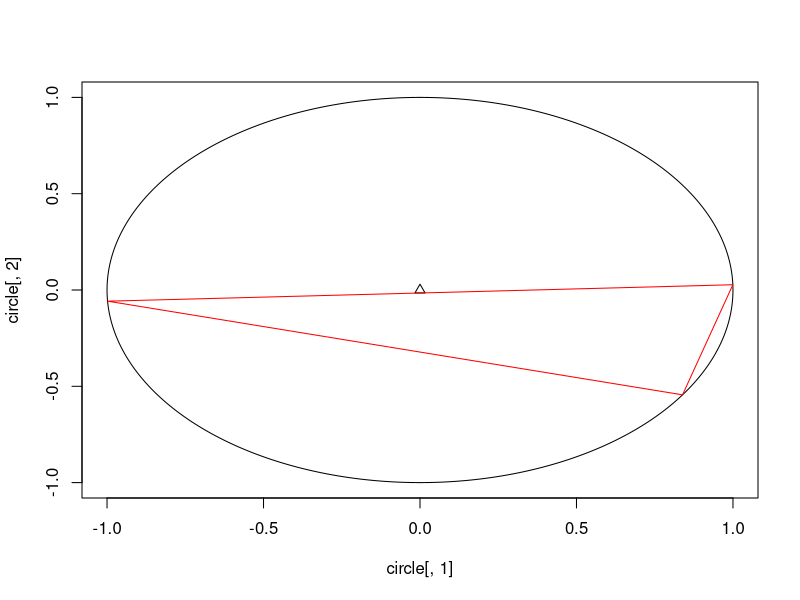
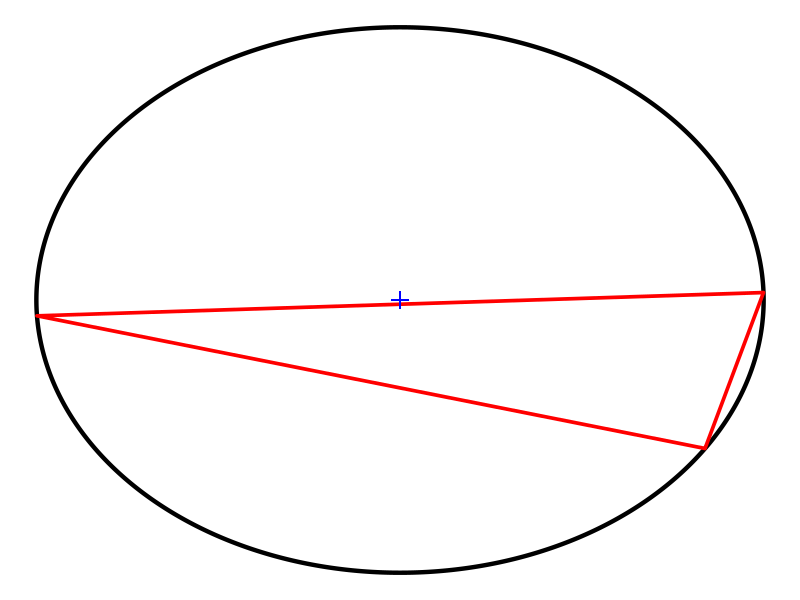
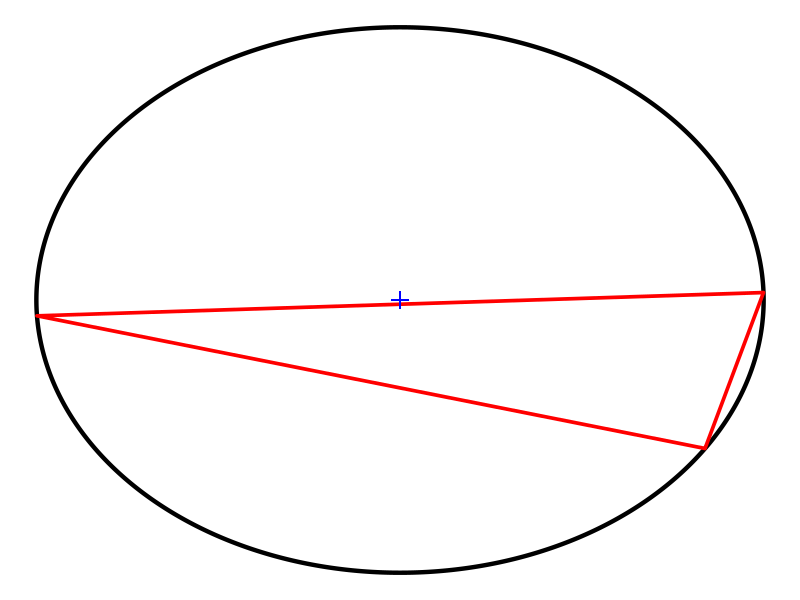

Write the R code that produced these figures, in order.
library(ggplot2)
library(sp)

random_points_on_circle <- function(n_points) {
    theta <- runif(n=n_points, min=0, max=2*pi)
    return(cbind(cos(theta), sin(theta)))
}

triangle_points <- random_points_on_circle(3)

theta_seq <- seq(0, 2*pi, length.out=1000)
circle <- cbind(cos(theta_seq), sin(theta_seq))

plot(circle[, 1], circle[, 2], type="l")
points(0, 0, pch=2)
points(c(triangle_points[, 1], triangle_points[1, 1]), c(triangle_points[, 2], triangle_points[1, 2]), type="l", col="red")

df <- data.frame(x=circle[, 1], y=circle[, 2])
df_triangle <- data.frame(x=c(triangle_points[, 1], triangle_points[1:2, 1]), y=c(triangle_points[, 2], triangle_points[1:2, 2]))

p <- (ggplot(df, aes(x=x, y=y)) +
      geom_path(size=1.5) +
      geom_path(size=1.25, color="red", data=df_triangle) +
      geom_point(aes(x=0.0, y=0.0), colour="blue", shape=3, size=3.5) +
      theme_void())
p
ggsave("circle_and_triangle.png", plot=p, width=4, height=4)

## Does this particular triangle contain the origin?
point.in.polygon(0, 0, triangle_points[, 1], triangle_points[, 2])

random_triangle_contains_origin <- function() {
    triangle_points <- random_points_on_circle(3)
    return(point.in.polygon(0, 0, triangle_points[, 1], triangle_points[, 2]))
}

reps_random_triangle_contains_origin <- replicate(10000, random_triangle_contains_origin())

## The correct solution can be found analytically (with pen and paper)
## Let's check whether our simulation results are close
correct_solution <- 1/4
t.test(reps_random_triangle_contains_origin, mu=correct_solution)
